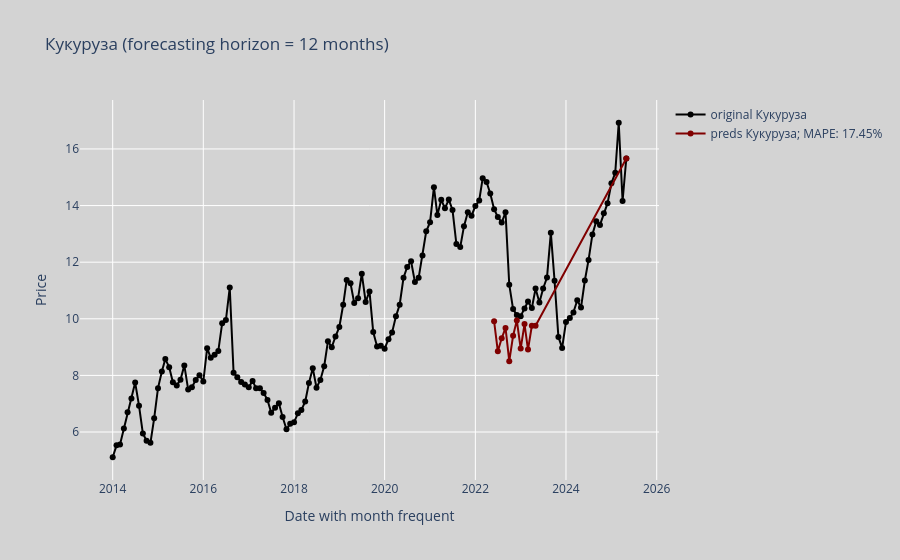
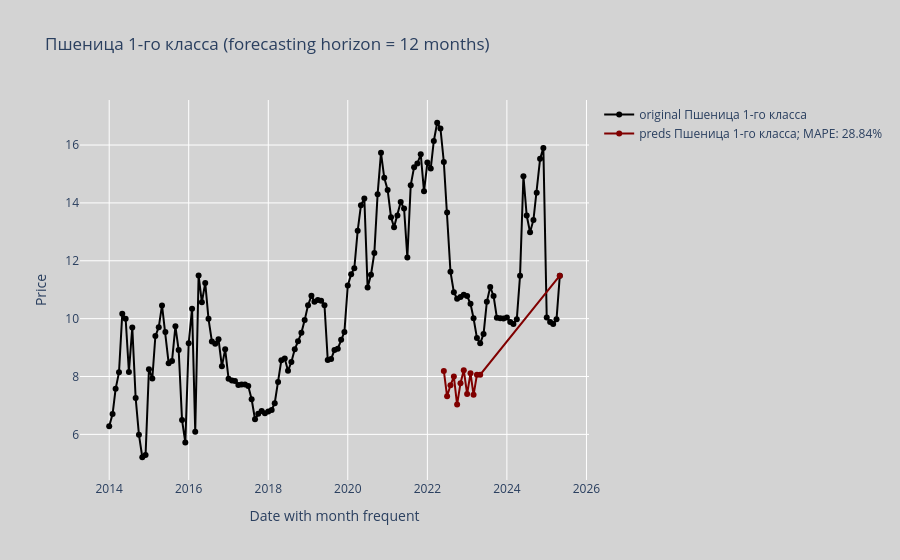
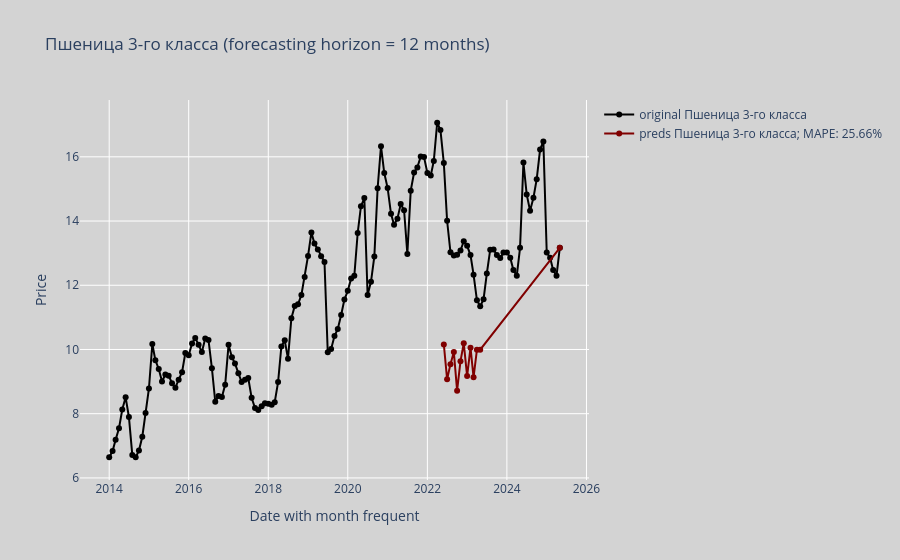
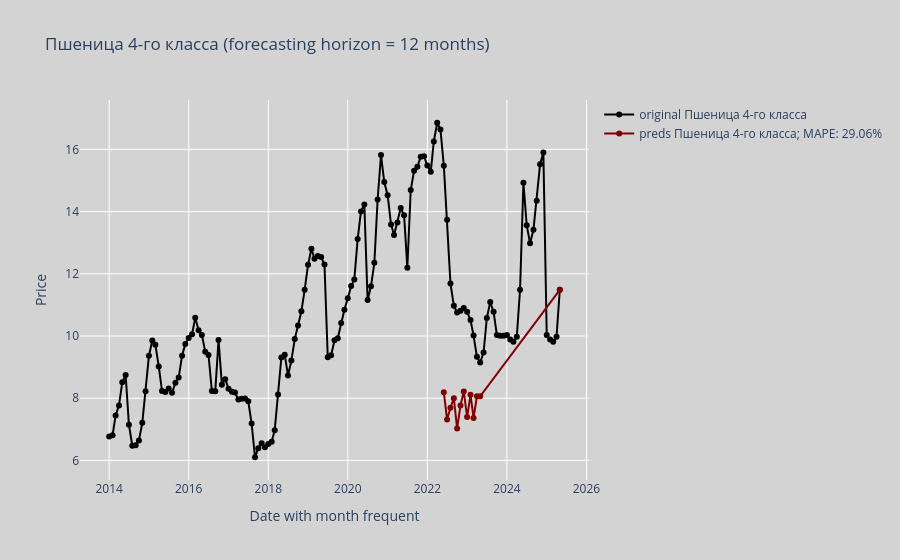

Notebook cell for these charts, in order:
### Code cell
from sklearn.metrics import mean_absolute_percentage_error as mape


answer_last = pd.DataFrame([])
df_updated.columns = [col_name.replace("/", " ") for col_name in df_updated.columns]
mape_values = {}
processed_columns = []
for col in list(CATEGORY_MAP.keys()):
    is_predicting_macro = col in macro_updated.columns
    df_for_col = macro_updated if is_predicting_macro else df_updated
    if col in ('Подсолнечное масло (наливом) не бутилированное, не'):
        continue
    category_to_pred = CATEGORY_MAP.get(col, "")
    if category_to_pred == "":
        continue

    cluster_preds, ts_prediction = get_prediction_for_ts(df_updated,
                                                          models[category_to_pred],
                                                          col,
                                                          MODEL_NAME_FOR_FORECASTER,
                                                          macro_updated,
                                                          past_idx,
                                                          future_idx,
                                                          CATEGORY_MAP,
                                                          BEST_PREDICTORS_FOR_INDEX,
                                                          TARGET_COL_SUFFIX,
                                                          FUTURE_FORECASTER_TS_NAME,
                                                          FUTURE_FORECASTER_TS_VALUES,
                                                          USE_FUTURE_COV,
                                                          PREDICTION_HORIZON,
                                                          IS_BACKTEST,
                                                          PREDICTOR_LAG,
                                                          new_dates
                                                        )
    processed_columns.append(col)
    answer_last = pd.concat([answer_last, ts_prediction], axis=1)
    if not is_predicting_macro:
        mape_val = mape(df_for_col.loc[ts_prediction.index][col], ts_prediction[f"{col}_preds"]) if IS_BACKTEST else 0
    else:
        mape_val = None
    mape_values[col] = mape_val
    plot_graphics_for_each_ts(df_for_col[f"{col}"],
                          ts_prediction[f"{col}_preds"],
                          None,
                          col,
                          mape_val,
                          -1,
                          BEST_PREDICTORS_FOR_INDEX[CATEGORY_MAP[col]],
                          "",
                          forecasting_horizon=PREDICTION_HORIZON)

### Figure 1 — Plotly figure (JSON) as saved in the notebook; plotly's stock layout.template omitted (floating-point values rounded to 4 significant figures; data arrays with more than 128 entries replaced by an {"elided": "..."} marker saying what was removed)
{"data": [{"hovertemplate": "<b>Original</b><br>Date: %{x}<br>Price: %{y:.2f}<br><extra></extra>", "line": {"color": "black", "width": 2}, "marker": {"size": 6}, "mode": "lines+markers", "name": "original Кукуруза", "type": "scatter", "x": {"elided": "137 str values"}, "y": {"elided": "137 float values"}}, {"hovertemplate": "<b>Prediction</b><br>Date: %{x}<br>Price: %{y:.2f}<br><extra></extra>", "line": {"color": "maroon", "width": 2}, "marker": {"size": 6}, "mode": "lines+markers", "name": "preds Кукуруза; MAPE: 17.45%", "type": "scatter", "x": ["2022-06-01T00:00:00", "2022-07-01T00:00:00", "2022-08-01T00:00:00", "2022-09-01T00:00:00", "2022-10-01T00:00:00", "2022-11-01T00:00:00", "2022-12-01T00:00:00", "2023-01-01T00:00:00", "2023-02-01T00:00:00", "2023-03-01T00:00:00", "2023-04-01T00:00:00", "2023-05-01T00:00:00", "2025-05-01T00:00:00"], "y": [9.909, 8.851, 9.311, 9.677, 8.503, 9.401, 9.944, 8.947, 9.812, 8.911, 9.751, 9.751, 15.66]}], "layout": {"hovermode": "x unified", "paper_bgcolor": "lightgray", "plot_bgcolor": "lightgray", "showlegend": true, "title": {"text": "Кукуруза (forecasting horizon = 12 months)"}, "xaxis": {"title": {"text": "Date with month frequent"}}, "yaxis": {"title": {"text": "Price"}}}}

### Figure 2 — Plotly figure (JSON) as saved in the notebook; plotly's stock layout.template omitted (floating-point values rounded to 4 significant figures; data arrays with more than 128 entries replaced by an {"elided": "..."} marker saying what was removed)
{"data": [{"hovertemplate": "<b>Original</b><br>Date: %{x}<br>Price: %{y:.2f}<br><extra></extra>", "line": {"color": "black", "width": 2}, "marker": {"size": 6}, "mode": "lines+markers", "name": "original Пшеница 1-го класса", "type": "scatter", "x": {"elided": "137 str values"}, "y": {"elided": "137 float values"}}, {"hovertemplate": "<b>Prediction</b><br>Date: %{x}<br>Price: %{y:.2f}<br><extra></extra>", "line": {"color": "maroon", "width": 2}, "marker": {"size": 6}, "mode": "lines+markers", "name": "preds Пшеница 1-го класса; MAPE: 28.84%", "type": "scatter", "x": ["2022-06-01T00:00:00", "2022-07-01T00:00:00", "2022-08-01T00:00:00", "2022-09-01T00:00:00", "2022-10-01T00:00:00", "2022-11-01T00:00:00", "2022-12-01T00:00:00", "2023-01-01T00:00:00", "2023-02-01T00:00:00", "2023-03-01T00:00:00", "2023-04-01T00:00:00", "2023-05-01T00:00:00", "2025-05-01T00:00:00"], "y": [8.19, 7.316, 7.696, 7.999, 7.028, 7.77, 8.219, 7.396, 8.11, 7.366, 8.06, 8.06, 11.49]}], "layout": {"hovermode": "x unified", "paper_bgcolor": "lightgray", "plot_bgcolor": "lightgray", "showlegend": true, "title": {"text": "Пшеница 1-го класса (forecasting horizon = 12 months)"}, "xaxis": {"title": {"text": "Date with month frequent"}}, "yaxis": {"title": {"text": "Price"}}}}

### Figure 3 — Plotly figure (JSON) as saved in the notebook; plotly's stock layout.template omitted (floating-point values rounded to 4 significant figures; data arrays with more than 128 entries replaced by an {"elided": "..."} marker saying what was removed)
{"data": [{"hovertemplate": "<b>Original</b><br>Date: %{x}<br>Price: %{y:.2f}<br><extra></extra>", "line": {"color": "black", "width": 2}, "marker": {"size": 6}, "mode": "lines+markers", "name": "original Пшеница 3-го класса", "type": "scatter", "x": {"elided": "137 str values"}, "y": {"elided": "137 float values"}}, {"hovertemplate": "<b>Prediction</b><br>Date: %{x}<br>Price: %{y:.2f}<br><extra></extra>", "line": {"color": "maroon", "width": 2}, "marker": {"size": 6}, "mode": "lines+markers", "name": "preds Пшеница 3-го класса; MAPE: 25.66%", "type": "scatter", "x": ["2022-06-01T00:00:00", "2022-07-01T00:00:00", "2022-08-01T00:00:00", "2022-09-01T00:00:00", "2022-10-01T00:00:00", "2022-11-01T00:00:00", "2022-12-01T00:00:00", "2023-01-01T00:00:00", "2023-02-01T00:00:00", "2023-03-01T00:00:00", "2023-04-01T00:00:00", "2023-05-01T00:00:00", "2025-05-01T00:00:00"], "y": [10.16, 9.072, 9.544, 9.919, 8.715, 9.636, 10.19, 9.171, 10.06, 9.134, 9.995, 9.995, 13.17]}], "layout": {"hovermode": "x unified", "paper_bgcolor": "lightgray", "plot_bgcolor": "lightgray", "showlegend": true, "title": {"text": "Пшеница 3-го класса (forecasting horizon = 12 months)"}, "xaxis": {"title": {"text": "Date with month frequent"}}, "yaxis": {"title": {"text": "Price"}}}}

### Figure 4 — Plotly figure (JSON) as saved in the notebook; plotly's stock layout.template omitted (floating-point values rounded to 4 significant figures; data arrays with more than 128 entries replaced by an {"elided": "..."} marker saying what was removed)
{"data": [{"hovertemplate": "<b>Original</b><br>Date: %{x}<br>Price: %{y:.2f}<br><extra></extra>", "line": {"color": "black", "width": 2}, "marker": {"size": 6}, "mode": "lines+markers", "name": "original Пшеница 4-го класса", "type": "scatter", "x": {"elided": "137 str values"}, "y": {"elided": "137 float values"}}, {"hovertemplate": "<b>Prediction</b><br>Date: %{x}<br>Price: %{y:.2f}<br><extra></extra>", "line": {"color": "maroon", "width": 2}, "marker": {"size": 6}, "mode": "lines+markers", "name": "preds Пшеница 4-го класса; MAPE: 29.06%", "type": "scatter", "x": ["2022-06-01T00:00:00", "2022-07-01T00:00:00", "2022-08-01T00:00:00", "2022-09-01T00:00:00", "2022-10-01T00:00:00", "2022-11-01T00:00:00", "2022-12-01T00:00:00", "2023-01-01T00:00:00", "2023-02-01T00:00:00", "2023-03-01T00:00:00", "2023-04-01T00:00:00", "2023-05-01T00:00:00", "2025-05-01T00:00:00"], "y": [8.19, 7.316, 7.696, 7.999, 7.028, 7.77, 8.219, 7.396, 8.11, 7.366, 8.06, 8.06, 11.49]}], "layout": {"hovermode": "x unified", "paper_bgcolor": "lightgray", "plot_bgcolor": "lightgray", "showlegend": true, "title": {"text": "Пшеница 4-го класса (forecasting horizon = 12 months)"}, "xaxis": {"title": {"text": "Date with month frequent"}}, "yaxis": {"title": {"text": "Price"}}}}
